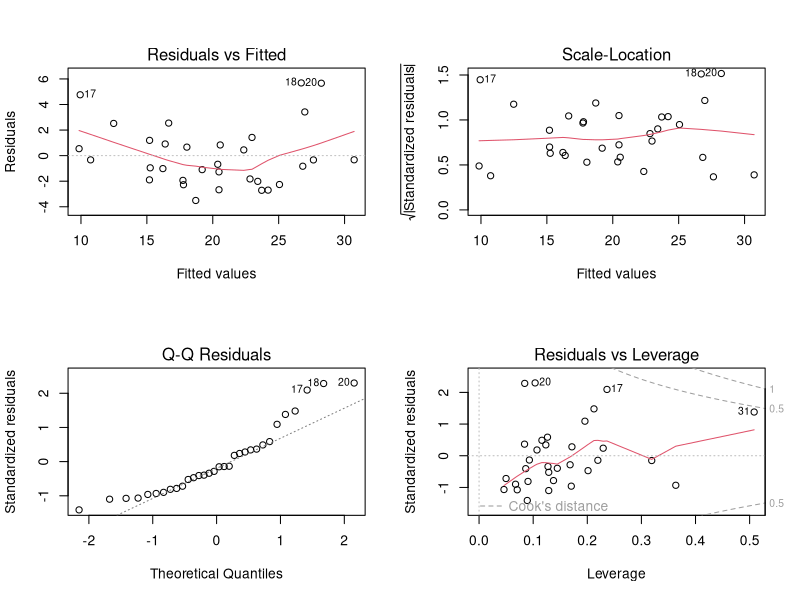

Generate this figure with R: (Note: this script raises an error after producing the figure.)
mtcars
attach(mtcars)
fit <- lm(mpg~disp+ hp+ wt + drat)
summary(fit)
coefficients(fit)
anova(fit)
vcov(fit)
influence(fit)
layout(matrix(c(1,2,3,4),2,2))
plot(fit)

qqplot(fit,main="QQ Plot")
plot(fit,which = 4, cook.levels = 4/(nrow(mtcars)-length(fit$coefficients)-2))
ncvTest(fit)

